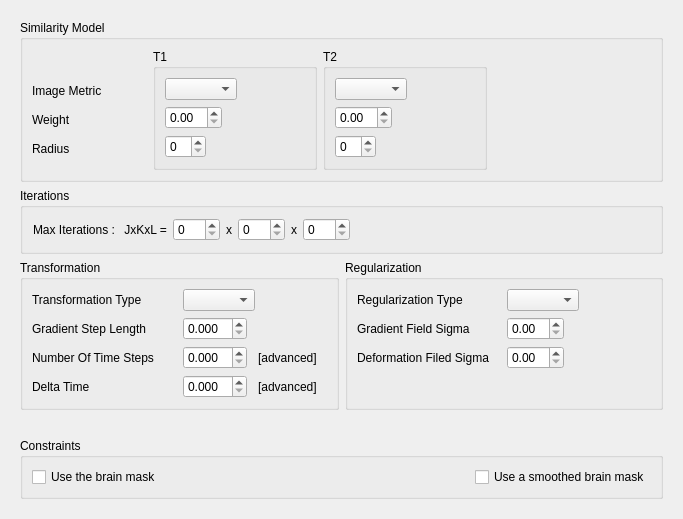
<?xml version="1.0" encoding="UTF-8"?>
<ui version="4.0">
 <class>antsParameters</class>
 <widget class="QWidget" name="antsParameters">
  <property name="geometry">
   <rect>
    <x>0</x>
    <y>0</y>
    <width>683</width>
    <height>519</height>
   </rect>
  </property>
  <property name="windowTitle">
   <string>Form</string>
  </property>
  <layout class="QVBoxLayout" name="verticalLayout">
   <item>
    <widget class="QFrame" name="registration_frame">
     <layout class="QVBoxLayout" name="verticalLayout_6">
      <item>
       <widget class="QGroupBox" name="groupBox_6">
        <property name="title">
         <string>Similarity Model</string>
        </property>
        <layout class="QHBoxLayout" name="horizontalLayout_7">
         <item>
          <widget class="QWidget" name="widget_11" native="true">
           <layout class="QGridLayout" name="gridLayout_14">
            <property name="leftMargin">
             <number>0</number>
            </property>
            <property name="topMargin">
             <number>30</number>
            </property>
            <property name="bottomMargin">
             <number>10</number>
            </property>
            <item row="0" column="0">
             <widget class="QLabel" name="label_16">
              <property name="text">
               <string>Image Metric           </string>
              </property>
             </widget>
            </item>
            <item row="1" column="0">
             <widget class="QLabel" name="label_31">
              <property name="text">
               <string>Weight</string>
              </property>
             </widget>
            </item>
            <item row="2" column="0">
             <widget class="QLabel" name="label_32">
              <property name="text">
               <string>Radius</string>
              </property>
             </widget>
            </item>
           </layout>
          </widget>
         </item>
         <item>
          <widget class="QGroupBox" name="groupBox_18">
           <property name="title">
            <string>T1</string>
           </property>
           <layout class="QGridLayout" name="gridLayout">
            <item row="0" column="0" alignment="Qt::AlignLeft">
             <widget class="QComboBox" name="imageMetric1_atlas_comboBox"/>
            </item>
            <item row="1" column="0" alignment="Qt::AlignLeft">
             <widget class="QDoubleSpinBox" name="weight1_atlas_spinBox">
              <property name="value">
               <double>0.000000000000000</double>
              </property>
             </widget>
            </item>
            <item row="2" column="0" alignment="Qt::AlignLeft">
             <widget class="QSpinBox" name="radius1_atlas_spinBox"/>
            </item>
            <item row="0" column="1">
             <spacer name="horizontalSpacer_29">
              <property name="orientation">
               <enum>Qt::Horizontal</enum>
              </property>
              <property name="sizeHint" stdset="0">
               <size>
                <width>40</width>
                <height>20</height>
               </size>
              </property>
             </spacer>
            </item>
           </layout>
          </widget>
         </item>
         <item>
          <widget class="QGroupBox" name="groupBox_10">
           <property name="title">
            <string>T2</string>
           </property>
           <layout class="QGridLayout" name="gridLayout_27">
            <item row="2" column="0" alignment="Qt::AlignLeft">
             <widget class="QDoubleSpinBox" name="weight2_atlas_spinBox">
              <property name="value">
               <double>0.000000000000000</double>
              </property>
             </widget>
            </item>
            <item row="0" column="1">
             <spacer name="horizontalSpacer_30">
              <property name="orientation">
               <enum>Qt::Horizontal</enum>
              </property>
              <property name="sizeHint" stdset="0">
               <size>
                <width>40</width>
                <height>20</height>
               </size>
              </property>
             </spacer>
            </item>
            <item row="3" column="0" alignment="Qt::AlignLeft">
             <widget class="QSpinBox" name="radius2_atlas_spinBox"/>
            </item>
            <item row="0" column="0" alignment="Qt::AlignLeft">
             <widget class="QComboBox" name="imageMetric2_atlas_comboBox"/>
            </item>
           </layout>
          </widget>
         </item>
         <item>
          <spacer name="horizontalSpacer_10">
           <property name="orientation">
            <enum>Qt::Horizontal</enum>
           </property>
           <property name="sizeHint" stdset="0">
            <size>
             <width>40</width>
             <height>20</height>
            </size>
           </property>
          </spacer>
         </item>
        </layout>
       </widget>
      </item>
      <item>
       <widget class="QGroupBox" name="groupBox_7">
        <property name="title">
         <string>Iterations</string>
        </property>
        <layout class="QGridLayout" name="gridLayout_16">
         <item row="0" column="2">
          <widget class="QWidget" name="widget_13" native="true">
           <layout class="QHBoxLayout" name="horizontalLayout_5">
            <property name="margin">
             <number>1</number>
            </property>
            <item>
             <widget class="QLabel" name="label_17">
              <property name="text">
               <string>Max Iterations :</string>
              </property>
             </widget>
            </item>
            <item>
             <widget class="QLabel" name="label_33">
              <property name="text">
               <string> JxKxL =</string>
              </property>
             </widget>
            </item>
            <item>
             <widget class="QSpinBox" name="iterationsJ_atlas_spinBox">
              <property name="maximum">
               <number>500</number>
              </property>
              <property name="value">
               <number>0</number>
              </property>
             </widget>
            </item>
            <item alignment="Qt::AlignHCenter">
             <widget class="QLabel" name="label_20">
              <property name="text">
               <string>x</string>
              </property>
             </widget>
            </item>
            <item>
             <widget class="QSpinBox" name="iterationsK_atlas_spinBox">
              <property name="maximum">
               <number>500</number>
              </property>
              <property name="value">
               <number>0</number>
              </property>
             </widget>
            </item>
            <item alignment="Qt::AlignHCenter">
             <widget class="QLabel" name="label_19">
              <property name="text">
               <string>x</string>
              </property>
             </widget>
            </item>
            <item>
             <widget class="QSpinBox" name="iterationsL_atlas_spinBox">
              <property name="maximum">
               <number>500</number>
              </property>
              <property name="value">
               <number>0</number>
              </property>
             </widget>
            </item>
            <item>
             <spacer name="horizontalSpacer_11">
              <property name="orientation">
               <enum>Qt::Horizontal</enum>
              </property>
              <property name="sizeHint" stdset="0">
               <size>
                <width>40</width>
                <height>20</height>
               </size>
              </property>
             </spacer>
            </item>
           </layout>
          </widget>
         </item>
        </layout>
       </widget>
      </item>
      <item>
       <widget class="QWidget" name="widget_19" native="true">
        <layout class="QGridLayout" name="gridLayout_10">
         <property name="margin">
          <number>0</number>
         </property>
         <item row="0" column="0">
          <widget class="QGroupBox" name="groupBox_5">
           <property name="title">
            <string>Transformation</string>
           </property>
           <layout class="QGridLayout" name="gridLayout_13">
            <item row="4" column="1">
             <widget class="QWidget" name="widget_42" native="true">
              <layout class="QHBoxLayout" name="horizontalLayout_23">
               <property name="margin">
                <number>0</number>
               </property>
               <item alignment="Qt::AlignLeft">
                <widget class="QDoubleSpinBox" name="deltaTime_atlas_spinBox">
                 <property name="decimals">
                  <number>3</number>
                 </property>
                </widget>
               </item>
               <item>
                <widget class="QLabel" name="label_28">
                 <property name="text">
                  <string>[advanced]</string>
                 </property>
                </widget>
               </item>
              </layout>
             </widget>
            </item>
            <item row="3" column="0">
             <widget class="QLabel" name="label_26">
              <property name="text">
               <string>Number Of Time Steps   </string>
              </property>
             </widget>
            </item>
            <item row="4" column="0">
             <widget class="QLabel" name="label_27">
              <property name="text">
               <string>Delta Time</string>
              </property>
             </widget>
            </item>
            <item row="0" column="1" alignment="Qt::AlignLeft">
             <widget class="QComboBox" name="transformationType_atlas_comboBox"/>
            </item>
            <item row="2" column="0">
             <widget class="QLabel" name="label_25">
              <property name="text">
               <string>Gradient Step Length</string>
              </property>
             </widget>
            </item>
            <item row="0" column="0">
             <widget class="QLabel" name="label_24">
              <property name="text">
               <string>Transformation Type</string>
              </property>
             </widget>
            </item>
            <item row="2" column="1" alignment="Qt::AlignLeft">
             <widget class="QDoubleSpinBox" name="gradientStepLength_atlas_spinBox">
              <property name="decimals">
               <number>3</number>
              </property>
              <property name="value">
               <double>0.000000000000000</double>
              </property>
             </widget>
            </item>
            <item row="3" column="1">
             <widget class="QWidget" name="widget_43" native="true">
              <layout class="QHBoxLayout" name="horizontalLayout_35">
               <property name="margin">
                <number>0</number>
               </property>
               <item alignment="Qt::AlignLeft">
                <widget class="QDoubleSpinBox" name="numberOfTimeSteps_atlas_spinBox">
                 <property name="decimals">
                  <number>3</number>
                 </property>
                </widget>
               </item>
               <item>
                <widget class="QLabel" name="label_23">
                 <property name="text">
                  <string>[advanced]</string>
                 </property>
                </widget>
               </item>
              </layout>
             </widget>
            </item>
           </layout>
          </widget>
         </item>
         <item row="0" column="1">
          <widget class="QGroupBox" name="groupBox">
           <property name="title">
            <string>Regularization</string>
           </property>
           <layout class="QGridLayout" name="gridLayout_12">
            <item row="1" column="1" alignment="Qt::AlignLeft">
             <widget class="QDoubleSpinBox" name="gradientFieldSigma_atlas_spinBox">
              <property name="value">
               <double>0.000000000000000</double>
              </property>
             </widget>
            </item>
            <item row="2" column="0">
             <widget class="QLabel" name="label_22">
              <property name="text">
               <string>Deformation Filed Sigma</string>
              </property>
             </widget>
            </item>
            <item row="2" column="1" alignment="Qt::AlignLeft">
             <widget class="QDoubleSpinBox" name="deformationFieldSigma_atlas_spinBox"/>
            </item>
            <item row="1" column="0">
             <widget class="QLabel" name="label_21">
              <property name="text">
               <string>Gradient Field Sigma</string>
              </property>
             </widget>
            </item>
            <item row="0" column="1" alignment="Qt::AlignLeft">
             <widget class="QComboBox" name="regularizationType_atlas_comboBox">
              <property name="sizeAdjustPolicy">
               <enum>QComboBox::AdjustToContentsOnFirstShow</enum>
              </property>
             </widget>
            </item>
            <item row="0" column="0">
             <widget class="QLabel" name="label_18">
              <property name="text">
               <string>Regularization Type</string>
              </property>
             </widget>
            </item>
            <item row="3" column="0">
             <widget class="QWidget" name="widget_21" native="true"/>
            </item>
           </layout>
          </widget>
         </item>
        </layout>
       </widget>
      </item>
      <item>
       <widget class="QWidget" name="widget_24" native="true">
        <layout class="QHBoxLayout" name="horizontalLayout_13">
         <property name="margin">
          <number>0</number>
         </property>
        </layout>
       </widget>
      </item>
      <item>
       <widget class="QGroupBox" name="groupBox_23">
        <property name="title">
         <string>Constraints</string>
        </property>
        <layout class="QGridLayout" name="gridLayout_30">
         <item row="0" column="0">
          <widget class="QCheckBox" name="usingMask_atlas_checkBox">
           <property name="text">
            <string>Use the brain mask</string>
           </property>
           <property name="autoExclusive">
            <bool>false</bool>
           </property>
          </widget>
         </item>
         <item row="0" column="1" alignment="Qt::AlignRight">
          <widget class="QCheckBox" name="usingSmoothedMask_atlas_checkBox">
           <property name="text">
            <string>Use a smoothed brain mask</string>
           </property>
           <property name="autoExclusive">
            <bool>false</bool>
           </property>
          </widget>
         </item>
        </layout>
       </widget>
      </item>
     </layout>
    </widget>
   </item>
  </layout>
 </widget>
 <resources/>
 <connections/>
</ui>
